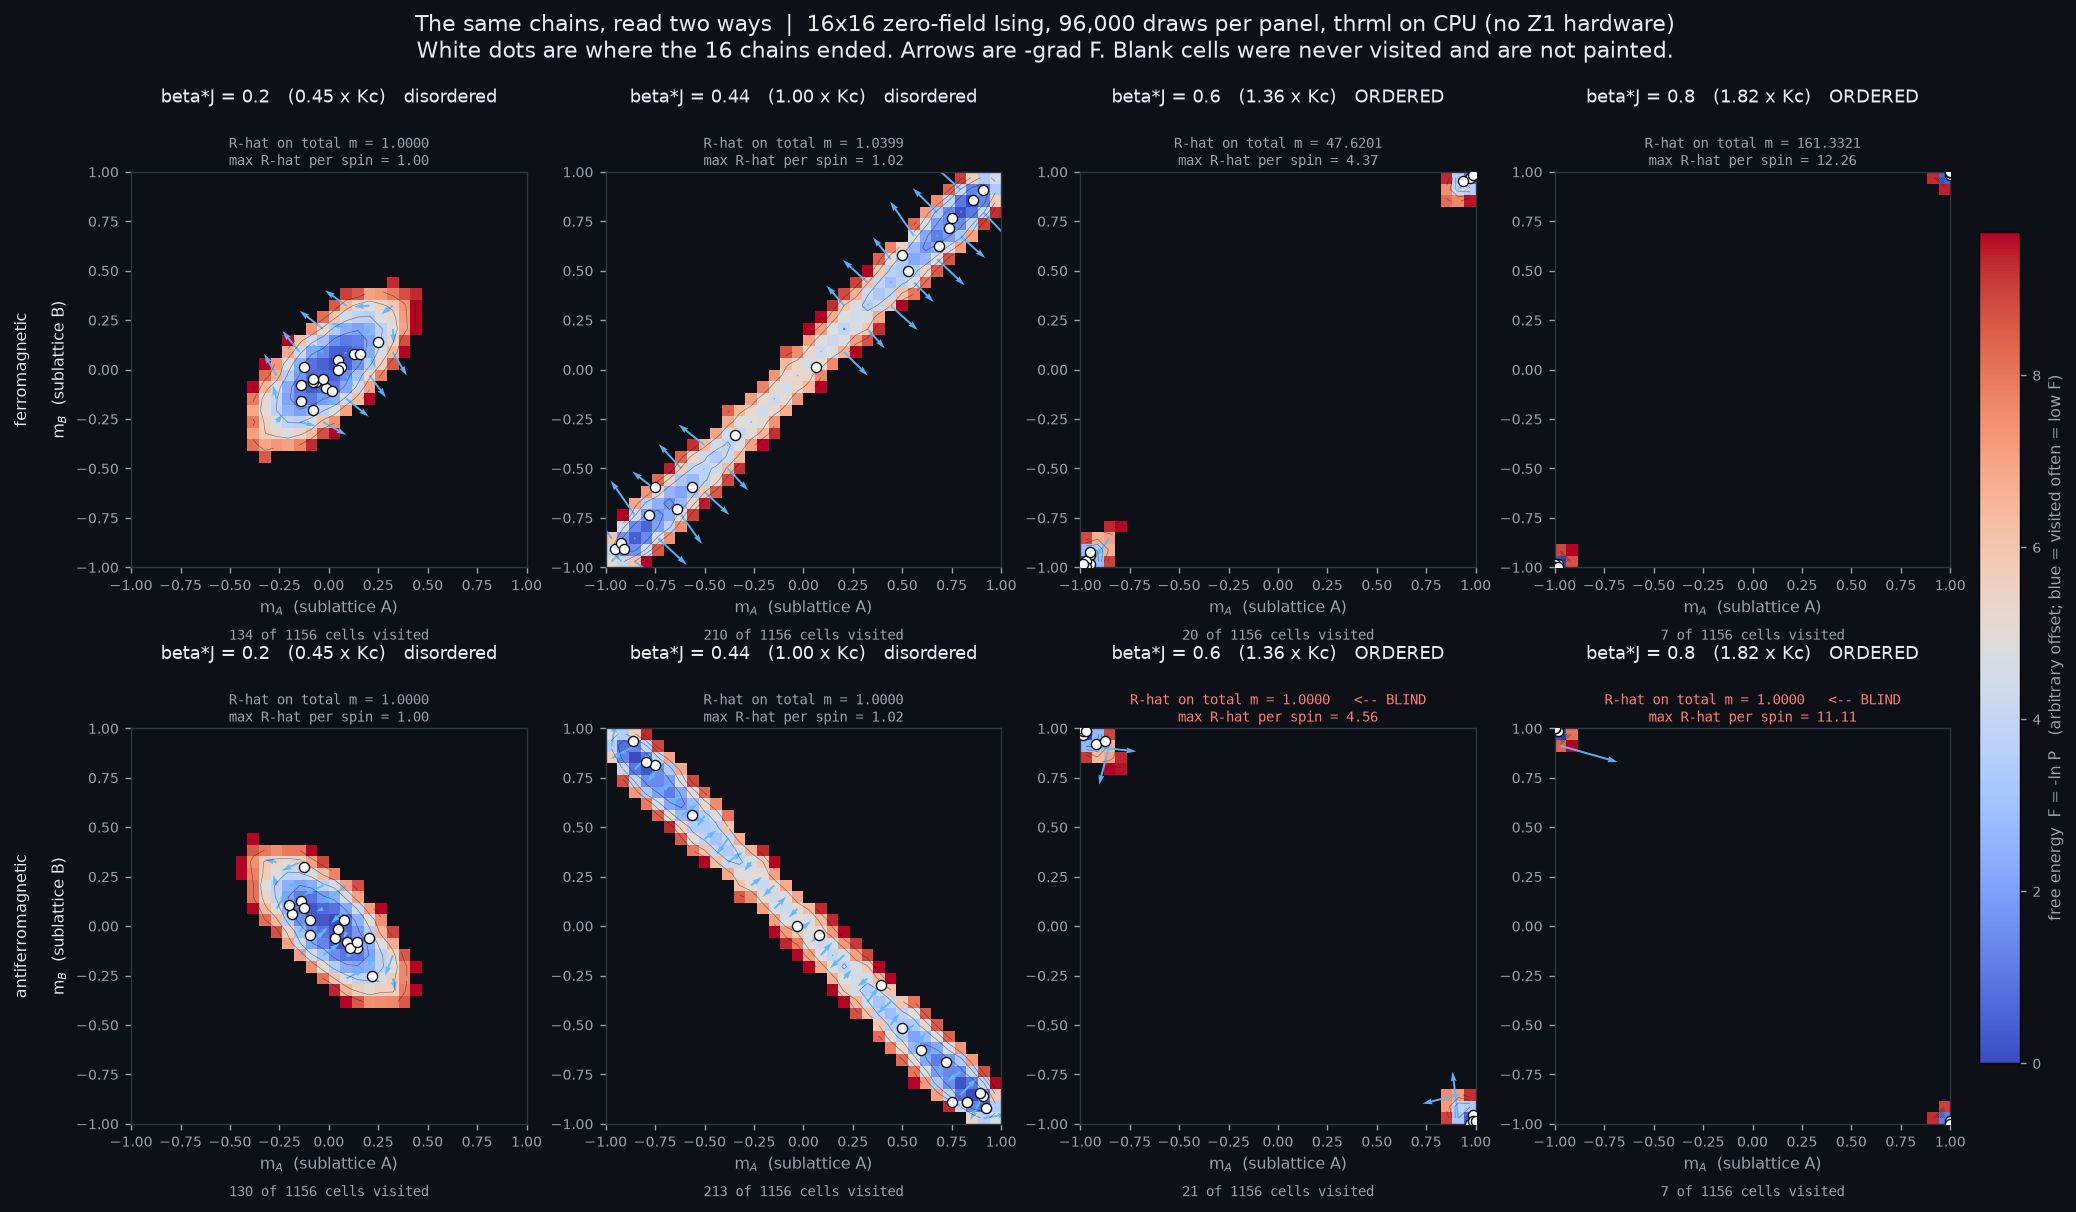

Write the Python code that produced this figure.
"""Drawing the blindness: a free energy surface in coordinates that can see it.

================================ PROTOCOL ================================
SYSTEM DEFINITION   A 16x16 periodic square-lattice Ising model in ZERO FIELD,
                    at both coupling signs, swept across beta*J. Onsager gives
                    the exact critical point for this lattice,
                    Kc = ln(1+sqrt(2))/2 = 0.440687, so "ordered" is known in
                    advance rather than inferred from the picture.
STATE VARIABLES     Per (sign, beta*J): the joint histogram of the two SUBLATTICE
                    magnetisations, the free energy estimated from it, the scalar
                    and per-spin R-hat on the same draws, and the count of
                    visited cells.
TRANSITION RULES    thrml chromatic block Gibbs via `sample_chains`, 16 chains
                    from independent random starts.
ALLOWED OPERATIONS  Sampling; histogramming; finite differences on the estimated
                    surface.
FORBIDDEN OPERATIONS
                    No interpolation across unvisited cells -- F = -ln 0 is
                    infinite and painting those regions would invent landscape
                    the sampler never entered. No smoothing that crosses a mask
                    boundary. No hardware. The coupling SIGN is confirmed against
                    `audit/oracles/exact.py`, never assumed from our IR.
ASSUMPTIONS         None beyond Onsager's exact result for this lattice.
INVARIANTS          The two sublattices are interchangeable by symmetry, so the
                    surface must be symmetric under swapping the axes, and under
                    global negation. A visibly asymmetric surface means too few
                    draws, not broken physics.
MEASUREMENTS        F = -ln P over (m_A, m_B) up to an additive constant; the
                    drift -grad F; and, on the SAME draws, scalar R-hat and
                    max per-spin R-hat.
NULL HYPOTHESES     "A scalar order parameter is enough to see whether the
                    chains mixed." The antiferromagnetic panels refute it: both
                    basins sit at total magnetisation zero, so the scalar sees
                    ONE point where the surface shows TWO basins.
SUCCESS CRITERIA    The ordered panels show two separated basins; the disordered
                    panels show one; the antiferromagnetic basins lie on the
                    anti-diagonal where total m = 0.
FAILURE CRITERIA    Any painted region the sampler never visited. Any panel whose
                    basin structure contradicts the R-hat printed on it.
PROVENANCE          Onsager 1944 for Kc. Sign from the independent oracle.
                    Diagnostics from `tsu_compiler`. No Z1 hardware anywhere --
                    thrml simulates on CPU.
SCOPE OF VALIDITY   This is a picture of OUR sampler on a model chosen because
                    its answer is known. It is not a claim about any workload,
                    any hardware, or any performance.
==========================================================================

WHY THESE COORDINATES AND NOT THE OBVIOUS ONES.

`audit/free_energy_surface.py` already draws a free energy surface over the mean
spin of the lattice's left and right halves, and for a FERROMAGNET that works:
the halves order together, so below Kc two basins appear on the diagonal.

Those coordinates cannot see an ANTIFERROMAGNET at all. Its ordered states are
the two checkerboards, and the left half of a checkerboard averages to zero just
as the right half does -- so both ordered states land on the same spot at the
origin, and the surface shows a single basin for a model that has two.

Splitting by the chessboard parity instead -- sublattice A is the cells with
(i+j) even, B the cells with (i+j) odd -- separates them:

    ferromagnetic order   -> m_A and m_B agree   -> basins on the DIAGONAL
    antiferromagnetic     -> m_A and m_B oppose  -> basins on the ANTI-DIAGONAL
    disordered            -> one basin at the origin

The total magnetisation is (m_A + m_B)/2, which is the projection onto the
diagonal. On the anti-diagonal that projection is ZERO for both basins. So the
figure shows, geometrically, why the finding in `audit/findings/R20.md` happened:
a scalar order parameter collapses the two antiferromagnetic basins onto one
number, reports R-hat = 1.0000, and certifies as mixed a set of chains that are
each frozen in a different configuration. The per-spin diagnostic, printed on the
same panel from the same draws, reads 11.39.

The point of the picture is not that the landscape is pretty. It is that the
information the scalar throws away is visible once you choose an axis that keeps
it -- and that nothing about the chains changed between the two readings.
"""
import json
import sys
from pathlib import Path

sys.path.insert(0, "src")
sys.path.insert(0, "audit")

import matplotlib
matplotlib.use("Agg")
import matplotlib.pyplot as plt
import numpy as np

from tsu_compiler.backends.thrml_backend import sample_chains
from tsu_compiler.passes.analyse import analyse
from tsu_compiler.passes.lower import IsingModel
from tsu_compiler.passes.program import build_program
from tsu_compiler.preflight.diagnostics import RHAT_THRESHOLD, r_hat

OUT_DIR = Path("audit")
RECEIPT = Path("out/free-energy")
L = 16
N = L * L
KC = float(np.log(1 + np.sqrt(2)) / 2)
BINS = 34
MIN_COUNT = 3          # a cell needs this many visits before F is drawn at all
BETAS = (0.20, 0.44, 0.60, 0.80)
N_CHAINS, N_SAMPLES, N_WARMUP, STEPS = 16, 6000, 3000, 4

BG, FG, DIM = "#0d1117", "#e8eaed", "#9aa2ad"


def _torus_edges(side):
    idx = lambda i, j: (i % side) * side + (j % side)
    return sorted({(min(idx(i, j), idx(i + di, j + dj)),
                    max(idx(i, j), idx(i + di, j + dj)))
                   for i in range(side) for j in range(side)
                   for di, dj in ((1, 0), (0, 1))
                   if idx(i, j) != idx(i + di, j + dj)})


def lattice(beta_j, weight):
    e = _torus_edges(L)
    return IsingModel(nodes=tuple(f"n{i}" for i in range(N)), edges=tuple(e),
                      weights=np.full(len(e), weight), biases=np.zeros(N),
                      beta=beta_j, offset=0.0)


def confirm_sign(weight):
    """Name the sign from the INDEPENDENT oracle. This project has shipped a
    wrong-signed coupling before, and a sign error here would invert the whole
    reading of the figure."""
    from oracles.exact import exact_boltzmann
    side = 4
    e = _torus_edges(side)
    states, probs = exact_boltzmann({ab: weight for ab in e},
                                    [0.0] * (side * side), 0.6)
    P = np.asarray(probs)
    S = np.array([[2 * v - 1 for v in s] for s in states])
    nn = float(np.mean([P @ (S[:, a] * S[:, b]) for a, b in e]))
    return "ferromagnetic" if nn > 0 else "antiferromagnetic"


# chessboard parity: the only split that separates the two AFM ground states
PARITY = np.fromfunction(lambda i, j: (i + j) % 2 == 0, (L, L)).ravel()


def measure(beta_j, weight):
    model = lattice(beta_j, weight)
    draws = np.asarray(sample_chains(
        build_program(model, analyse(model)), n_chains=N_CHAINS,
        n_samples=N_SAMPLES, n_warmup=N_WARMUP, steps_per_sample=STEPS, seed=0))
    S = 2 * draws.astype(np.int8) - 1                  # (chains, samples, spins)

    mA = S[:, :, PARITY].mean(axis=2)
    mB = S[:, :, ~PARITY].mean(axis=2)

    edges = np.linspace(-1.0, 1.0, BINS + 1)
    counts, _, _ = np.histogram2d(mA.ravel(), mB.ravel(), bins=[edges, edges])
    # A cell below MIN_COUNT is NOT drawn. F = -ln 0 is infinite, and a single
    # stray visit is not evidence of a basin -- painting either would invent
    # landscape. The mask is the honesty of this figure.
    p = np.where(counts >= MIN_COUNT, counts, np.nan)
    p = p / np.nansum(p)
    F = -np.log(p)
    F = F - np.nanmin(F)

    per_spin = [float(r_hat((2.0 * draws[:, :, j] - 1.0).astype(np.float64)))
                for j in range(N)
                if (2.0 * draws[:, :, j] - 1.0).std() > 0]
    total_m = 0.5 * (mA + mB)
    return {
        "F": F, "edges": edges,
        "mA_last": mA[:, -1], "mB_last": mB[:, -1],
        "visited": int(np.isfinite(F).sum()),
        "r_hat_total_m": float(r_hat(total_m)),
        "r_hat_abs_total_m": float(r_hat(np.abs(total_m))),
        "max_r_hat_per_spin": max(per_spin) if per_spin else float("nan"),
    }


def draw_panel(ax, m, beta_j, sign, show_y):
    c = 0.5 * (m["edges"][:-1] + m["edges"][1:])
    F = m["F"]
    im = ax.pcolormesh(c, c, F.T, cmap="coolwarm", shading="auto",
                       vmin=0, vmax=np.nanpercentile(F, 96))
    ax.contour(c, c, F.T, levels=6, colors="#0d1117",
               linewidths=0.35, alpha=0.5)

    # drift = -grad F, computed only where F is defined and never across the
    # mask boundary: a gradient that straddles a NaN is not a measurement.
    filled = np.isfinite(F)
    Fq = np.where(filled, F, np.nan)
    gy, gx = np.gradient(np.nan_to_num(Fq, nan=np.nanmax(Fq)))
    # Only inside the well-sampled region. At the mask boundary the gradient is
    # a cliff between "measured" and "never visited", which records where
    # sampling stopped rather than a drift the sampler feels -- drawing those
    # arrows would be the vector equivalent of painting unvisited cells.
    interior = filled & (F <= np.nanpercentile(F, 70))
    step = 2
    sl = (slice(None, None, step), slice(None, None, step))
    ok = interior[sl]
    X, Y = np.meshgrid(c[::step], c[::step], indexing="ij")
    ax.quiver(X[ok], Y[ok], -gx[sl][ok], -gy[sl][ok],
              color="#5eb8ff", scale=34, width=0.005, alpha=0.95)

    # where the 16 chains actually ended up
    ax.scatter(m["mA_last"], m["mB_last"], s=34, c="#ffffff",
               edgecolors="#0d1117", linewidths=0.8, zorder=5)

    ordered = beta_j > KC
    ax.set_title(f"beta*J = {beta_j}   ({beta_j / KC:.2f} x Kc)   "
                 f"{'ORDERED' if ordered else 'disordered'}",
                 color=FG, fontsize=10.5, pad=40)
    blind = m["r_hat_total_m"] <= RHAT_THRESHOLD
    ax.text(0.5, 1.005,
            f"R-hat on total m = {m['r_hat_total_m']:.4f}"
            f"{'   <-- BLIND' if (blind and ordered) else ''}\n"
            f"max R-hat per spin = {m['max_r_hat_per_spin']:.2f}",
            transform=ax.transAxes, ha="center", va="bottom", fontsize=8.2,
            family="monospace",
            color="#ff7b72" if (blind and ordered) else DIM)
    # A nearly-blank panel is a RESULT, not a failed plot: the chains were so
    # stuck they never entered the rest of the plane. Saying so on the panel
    # stops a reader reading emptiness as a rendering bug.
    ax.text(0.5, -0.155, f"{m['visited']} of {BINS * BINS} cells visited",
            transform=ax.transAxes, ha="center", va="top", fontsize=8,
            family="monospace", color=DIM)
    ax.set_xlabel("m$_A$  (sublattice A)", color=DIM, fontsize=9)
    if show_y:
        ax.set_ylabel(f"{sign}\n\nm$_B$  (sublattice B)", color=FG, fontsize=9)
    ax.set_facecolor(BG)
    ax.tick_params(colors=DIM, labelsize=8)
    for sp in ax.spines.values():
        sp.set_color("#30363d")
    ax.set_aspect("equal")
    return im


def main() -> int:
    RECEIPT.mkdir(parents=True, exist_ok=True)
    rows, failures = [], []

    fig, axes = plt.subplots(2, len(BETAS), figsize=(19.5, 10.6),
                             facecolor=BG)
    for r, weight in enumerate((1.0, -1.0)):
        sign = confirm_sign(weight)
        for c_i, bj in enumerate(BETAS):
            m = measure(bj, weight)
            im = draw_panel(axes[r][c_i], m, bj, sign, show_y=(c_i == 0))
            rows.append({
                "sign_per_exact_oracle": sign, "ir_weight": weight,
                "beta_j": bj, "ordered": bool(bj > KC),
                "cells_visited": m["visited"], "cells_total": BINS * BINS,
                "r_hat_total_m": round(m["r_hat_total_m"], 4),
                "r_hat_abs_total_m": round(m["r_hat_abs_total_m"], 4),
                "max_r_hat_per_spin": round(m["max_r_hat_per_spin"], 4),
                "scalar_reports_failure":
                    bool(m["r_hat_total_m"] > RHAT_THRESHOLD),
                "per_spin_reports_failure":
                    bool(m["max_r_hat_per_spin"] > RHAT_THRESHOLD),
            })

    # CONTROL: the antiferromagnet at beta*J = 0.80 is the whole point. If the
    # scalar ever starts catching it, the claim in R20 must be rewritten rather
    # than left standing.
    afm = [r for r in rows
           if r["sign_per_exact_oracle"] == "antiferromagnetic"
           and r["beta_j"] == 0.80]
    for r in afm:
        if r["scalar_reports_failure"]:
            failures.append("the scalar order parameter DID flag the ordered "
                            "antiferromagnet; R20's claim needs rewriting")
        if not r["per_spin_reports_failure"]:
            failures.append("the per-spin diagnostic did NOT flag the ordered "
                            "antiferromagnet; the figure contradicts itself")

    cb = fig.colorbar(im, ax=axes, fraction=0.022, pad=0.015)
    cb.set_label("free energy  F = -ln P   (arbitrary offset; blue = visited "
                 "often = low F)", color=DIM, fontsize=9)
    cb.ax.tick_params(colors=DIM, labelsize=8)
    fig.suptitle(
        "The same chains, read two ways  |  "
        f"{L}x{L} zero-field Ising, {N_CHAINS * N_SAMPLES:,} draws per panel, "
        "thrml on CPU (no Z1 hardware)\n"
        "White dots are where the 16 chains ended. Arrows are -grad F. "
        "Blank cells were never visited and are not painted.",
        color=FG, fontsize=12.5, y=0.975)
    path = OUT_DIR / "free_energy_sublattice.png"
    fig.savefig(path, dpi=125, facecolor=BG, bbox_inches="tight")
    plt.close(fig)

    (RECEIPT / "free_energy_sublattice.json").write_text(json.dumps(
        {"lattice": f"{L}x{L} periodic, zero field", "n_spins": N,
         "onsager_kc": round(KC, 6), "bins": BINS, "min_count_per_cell": MIN_COUNT,
         "draws_per_panel": N_CHAINS * N_SAMPLES, "rows": rows,
         "control_failures": failures,
         "coordinates": "sublattice magnetisations by chessboard parity; the "
                        "only split that separates the two antiferromagnetic "
                        "ground states, both of which have total m = 0",
         "hardware": "none -- thrml on CPU"},
        indent=2), encoding="utf-8")

    print(f"Onsager Kc = {KC:.6f}\n")
    print(f"{'sign':>18} {'beta*J':>7} {'regime':>11} {'R-hat(m)':>10}"
          f" {'maxR-hat/spin':>14} {'cells':>12}")
    for r in rows:
        print(f"{r['sign_per_exact_oracle']:>18} {r['beta_j']:>7.2f}"
              f" {'ordered' if r['ordered'] else 'disordered':>11}"
              f" {r['r_hat_total_m']:>10.4f} {r['max_r_hat_per_spin']:>14.2f}"
              f" {r['cells_visited']:>6}/{r['cells_total']:<5}")
    print()
    if failures:
        print("CONTROL FAILURES:")
        for f in failures:
            print("  " + f)
        return 1
    print("  The antiferromagnetic panels are the point: two basins on the")
    print("  ANTI-diagonal, both at total m = 0. The scalar collapses them onto")
    print("  one number and reports R-hat ~ 1.000; the per-spin diagnostic, on")
    print("  the same draws, reports a maximum in the double digits.")
    print(f"  -> {path}")
    print(f"  -> {RECEIPT / 'free_energy_sublattice.json'}")
    return 0


if __name__ == "__main__":
    raise SystemExit(main())
